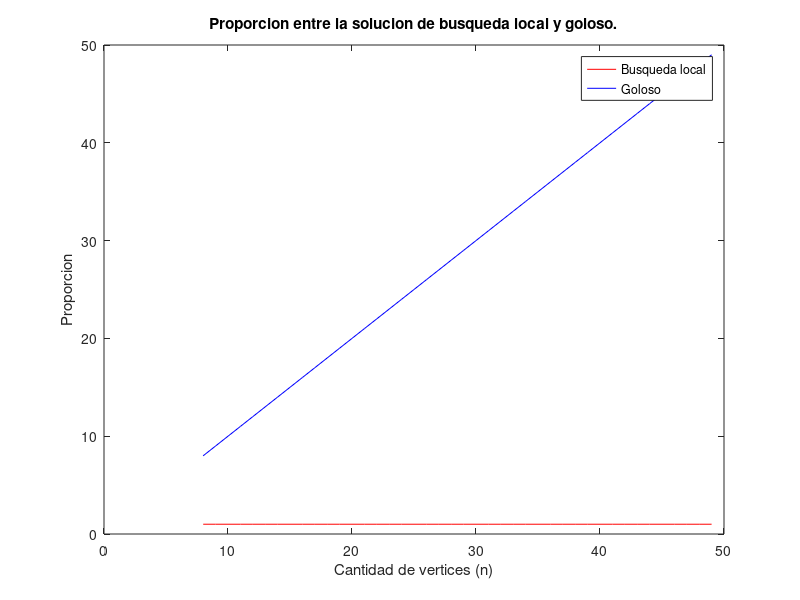

This figure's MATLAB source:
function graficar_busq_local_proporcion2()

  close all;

    datos = [8 8 1
9 9 1
10 10 1
11 11 1
12 12 1
13 13 1
14 14 1
15 15 1
16 16 1
17 17 1
18 18 1
19 19 1
20 20 1
21 21 1
22 22 1
23 23 1
24 24 1
25 25 1
26 26 1
27 27 1
28 28 1
29 29 1
30 30 1
31 31 1
32 32 1
33 33 1
34 34 1
35 35 1
36 36 1
37 37 1
38 38 1
39 39 1
40 40 1
41 41 1
42 42 1
43 43 1
44 44 1
45 45 1
46 46 1
47 47 1
48 48 1
49 49 1

];
  
 

  
  figure;
  plot(datos(:,1), datos(:,3), 'r');
  hold on;
  plot(datos(:,1), datos(:,2), 'b');
  title('Proporcion entre la solucion de busqueda local y goloso.');
  hleg = legend({'Busqueda local', 'Goloso'});
  xlabel('Cantidad de vertices (n)');
  ylabel('Proporcion');
  saveas(gca, ['../graficos/busq_local_proporcion2.eps'],'epsc');
  
  
end